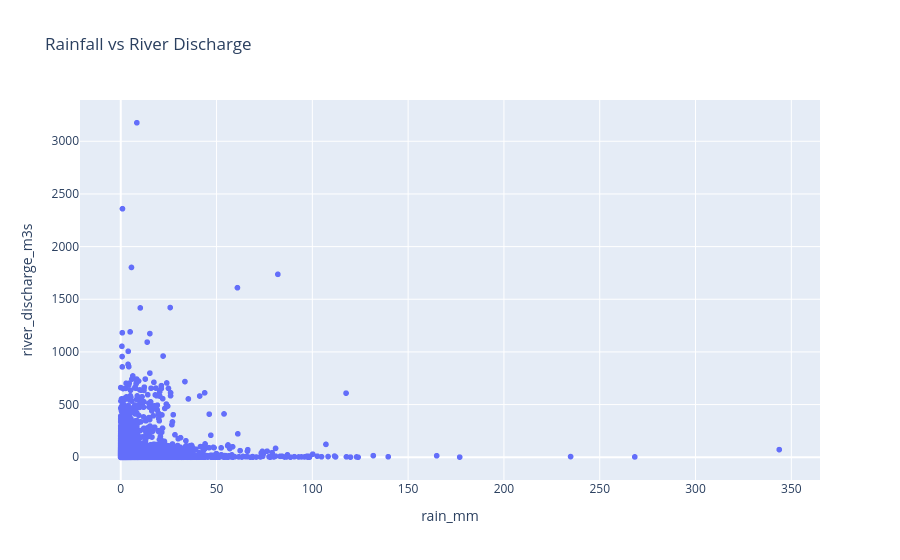

Write notebook code for a chart like this one.
### Code cell
fig = px.scatter(
    df,
    x='rain_mm',
    y='river_discharge_m3s',
    title='Rainfall vs River Discharge',
    hover_data=['location', 'river']
)

fig.show()

### Figure 1 — Plotly figure (JSON) as saved in the notebook; plotly's stock layout.template omitted (floating-point values rounded to 4 significant figures; data arrays with more than 128 entries replaced by an {"elided": "..."} marker saying what was removed)
{"data": [{"customdata": {"elided": "13390x2 str values"}, "hovertemplate": "rain_mm=%{x}<br>river_discharge_m3s=%{y}<br>location=%{customdata[0]}<br>river=%{customdata[1]}<extra></extra>", "legendgroup": "", "marker": {"color": "#636efa", "symbol": "circle"}, "mode": "markers", "name": "", "showlegend": false, "type": "scattergl", "x": {"elided": "13390 float values"}, "xaxis": "x", "y": {"elided": "13390 float values"}, "yaxis": "y"}], "layout": {"legend": {"tracegroupgap": 0}, "title": {"text": "Rainfall vs River Discharge"}, "xaxis": {"anchor": "y", "domain": [0, 1], "title": {"text": "rain_mm"}}, "yaxis": {"anchor": "x", "domain": [0, 1], "title": {"text": "river_discharge_m3s"}}}}
